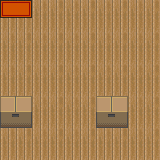

This game map was drawn from its Tiled (.tmx) file and the tilesets committed beside it. A one-line description and the trimmed map source follow:
An orthogonal 5x5 tile map with 32x32 px tiles, 4 tile layers (Tile Layer 1, Tile Layer 2, Doors, Over Player).

<map version="1.0" orientation="orthogonal" renderorder="right-down" width="5" height="5" tilewidth="32" tileheight="32" nextobjectid="1">
 <tileset firstgid="1" source="tileset2.tsx" />
 <layer name="Tile Layer 1" width="5" height="5">
  <data>[25 cells, 25 non-empty, 1 distinct tile ids]</data>
 </layer>
 <layer name="Tile Layer 2" width="5" height="5">
  <data>[25 cells, 2 non-empty, 1 distinct tile ids]</data>
 </layer>
 <layer name="Doors" width="5" height="5">
  <data>[25 cells, 1 non-empty, 1 distinct tile ids]</data>
 </layer>
 <layer name="Over Player" width="5" height="5">
  <data>[25 cells, 0 non-empty, 0 distinct tile ids]</data>
 </layer>
</map>
